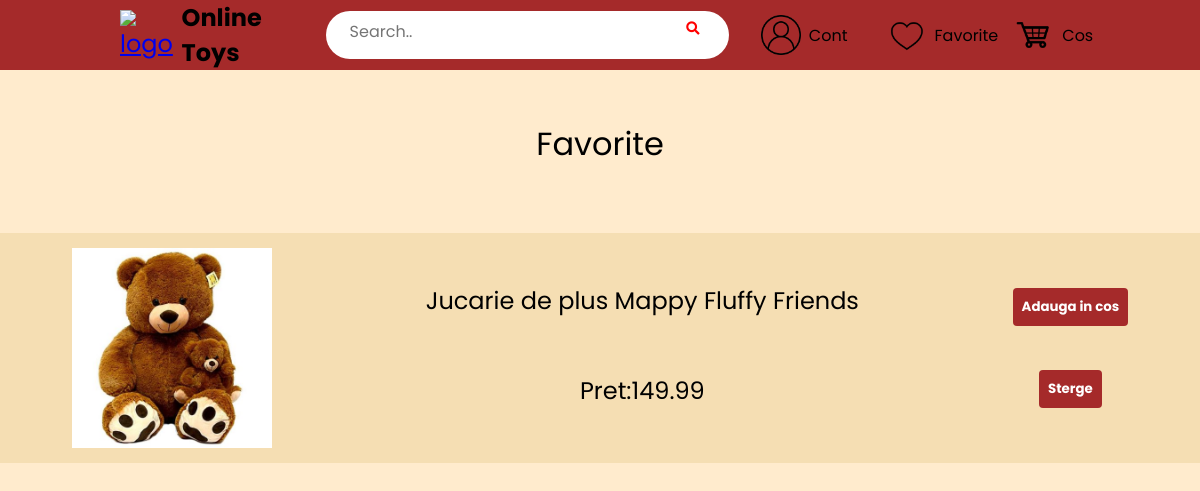
Page /Pages/favorite.php (signed in) on the committed database.
### tables this page shows
CREATE TABLE `produse_favorite` (
  `id_user` int(11) NOT NULL,
  `id_produs` int(11) NOT NULL
);

CREATE TABLE `produse` (
  `id` int(11) NOT NULL,
  `nume` varchar(50) NOT NULL,
  `pret` float NOT NULL,
  `stoc` int(11) NOT NULL,
  `vandute` int(11) NOT NULL DEFAULT 0,
  `categorie` varchar(20) NOT NULL,
  `destinatar` varchar(15) NOT NULL,
  `varsta` varchar(35) NOT NULL,
  `descriere` varchar(500) NOT NULL
);

### Pages/PHP/favorite/afiseaza_favorite.php (the view)
<?php
    include "PHP/db_connection.php";
    $id_user = $_SESSION["id"];
    $sql = "SELECT id_produs FROM produse_favorite where id_user = $id_user";
    $produse_favorite = mysqli_query($conn, $sql);
    while ($produs_favorit = mysqli_fetch_assoc($produse_favorite)) {
        $id_produs = $produs_favorit["id_produs"];
        $sql = "SELECT * FROM produse WHERE id = $id_produs";
        $produs = mysqli_query($conn, $sql);
        $produs = mysqli_fetch_assoc($produs);
        $nume = $produs["nume"];
        $pret = $produs["pret"];
        echo "<div class='produs' id='$id_produs'>
                <a href='./produs.php?id=" . $produs['id'] . "'><img src='img/toy" . $produs['id'] . "img1.png' /></a>
                <div class='detalii-produs'>
                <span class='produs-title'>$nume</span>
                <span class='pret'>Pret:$pret</span>
                </div>
                <div class='detalii-produs'>
                <span>
                    <input onclick='addProductInCart($id_produs)' type='submit' value='Adauga in cos' class='button'>
                </span>
                <span>
                    <input onclick='deleteProductFromFav($id_produs)' type='submit' value='Sterge' class='button'>
                </span>
                </div>
            </div>";
    }
    ?>

### Pages/CSS/header.css (style rules this page uses)
* { margin: 0px; padding: 0px; box-sizing: border-box; font-family: 'Poppins', sans-serif; }
html { min-width: 320px; }

### Pages/CSS/favorite-style.css (style rules this page uses)
body { background-color: blanchedalmond; }
.produs { display: flex; flex-wrap: wrap; justify-content: space-around; background-color: wheat; margin: 15px 0px; padding: 15px 0px; }
.produs a { width: 200px; height: 200px; }
.produs img { width: 100%; }
.detalii-produs { display: flex; flex-direction: column; align-items: center; justify-content: space-evenly; }
.produs-title { font-size: 1.5em; text-align: center; padding: 15px 10px; }
.button { text-align: center; vertical-align: middle; padding: .67em .67em; cursor: pointer; color: white; background-color: brown; border: none; border-radius: .3em; font-weight: bold; margin: 5px 0; }
.pret { font-size: 1.5em; margin: 10px; padding-top: 10px; padding-bottom: 10px; transition: padding 0.5s ease; }

### rows in the picture
produse_favorite: id_produs.nume "Jucarie de plus Mappy Fluffy Friends", id_produs.pret "149.99"
